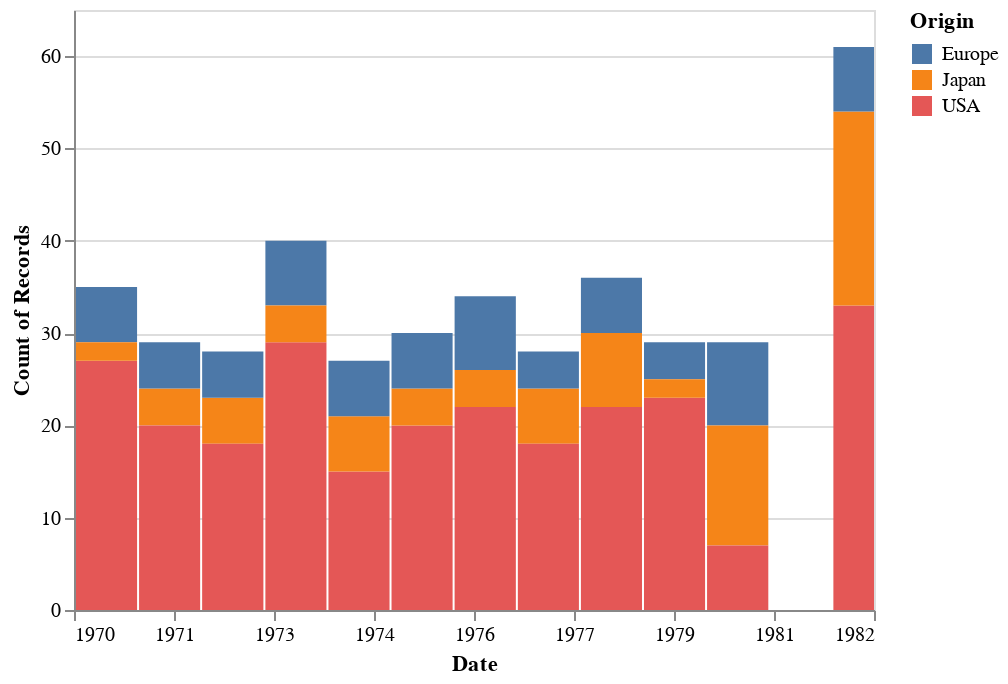

The code cell stored with this chart in its notebook:
### Code cell
alt.Chart(mycar).mark_bar().encode(
    alt.X('year(Year):T',title='Date',bin=True),
    y ='count()',
    color='Origin:N'
).interactive()

### Figure 1 — Vega-Lite specification as saved in the notebook (floating-point values rounded to 4 significant figures; data arrays with more than 128 entries replaced by an {"elided": "..."} marker saying what was removed)
{"config": {"view": {"continuousWidth": 400, "continuousHeight": 300}}, "data": {"name": "data-f02450ab61490a1363517a0190416235"}, "mark": "bar", "encoding": {"color": {"field": "Origin", "type": "nominal"}, "x": {"bin": true, "field": "Year", "timeUnit": "year", "title": "Date", "type": "temporal"}, "y": {"aggregate": "count", "type": "quantitative"}}, "selection": {"selector001": {"type": "interval", "bind": "scales", "encodings": ["x", "y"]}}, "$schema": "https://vega.github.io/schema/vega-lite/v4.17.0.json", "datasets": {"data-f02450ab61490a1363517a0190416235": {"elided": "406 records"}}}
